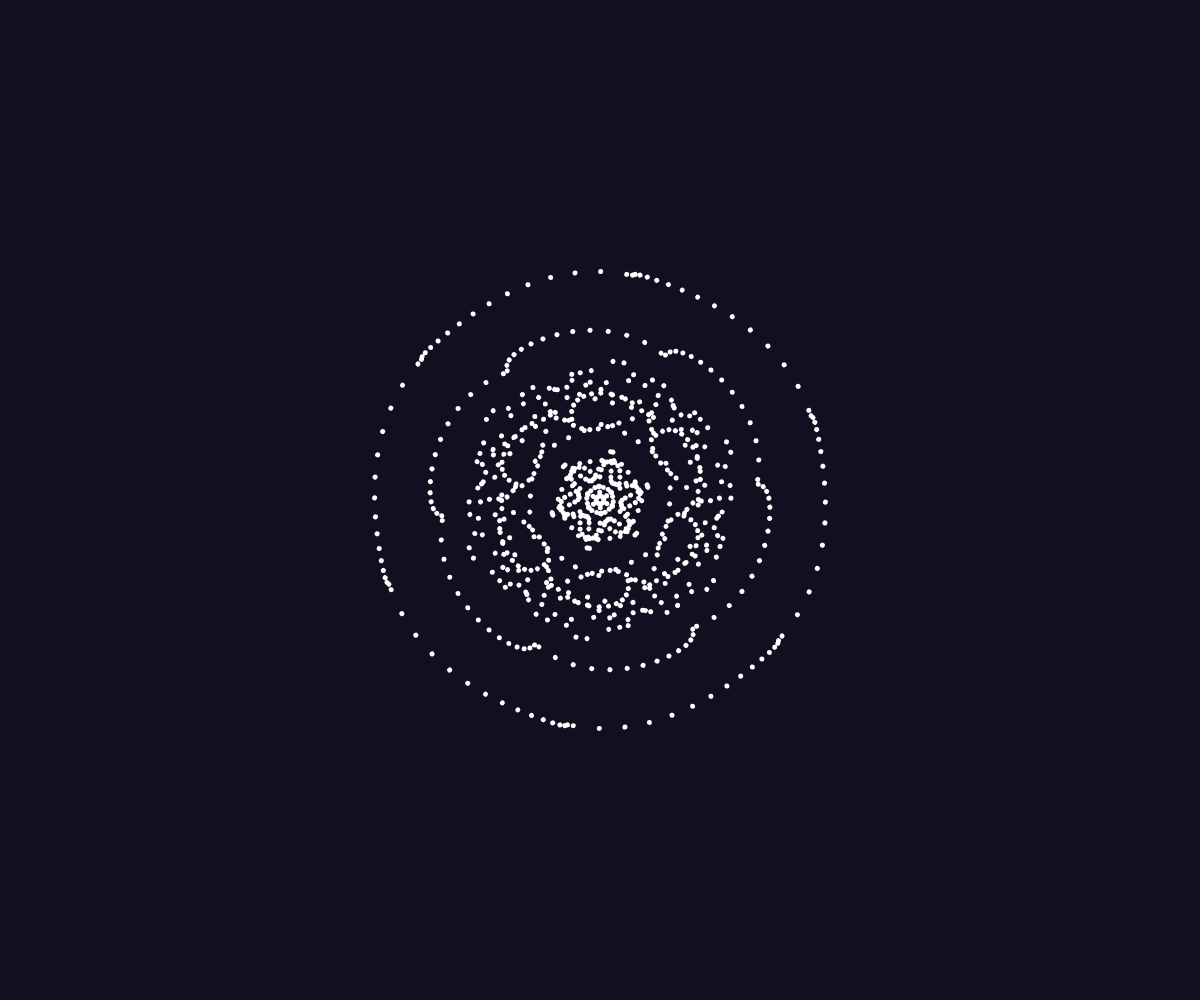
Frame 1 (no input)
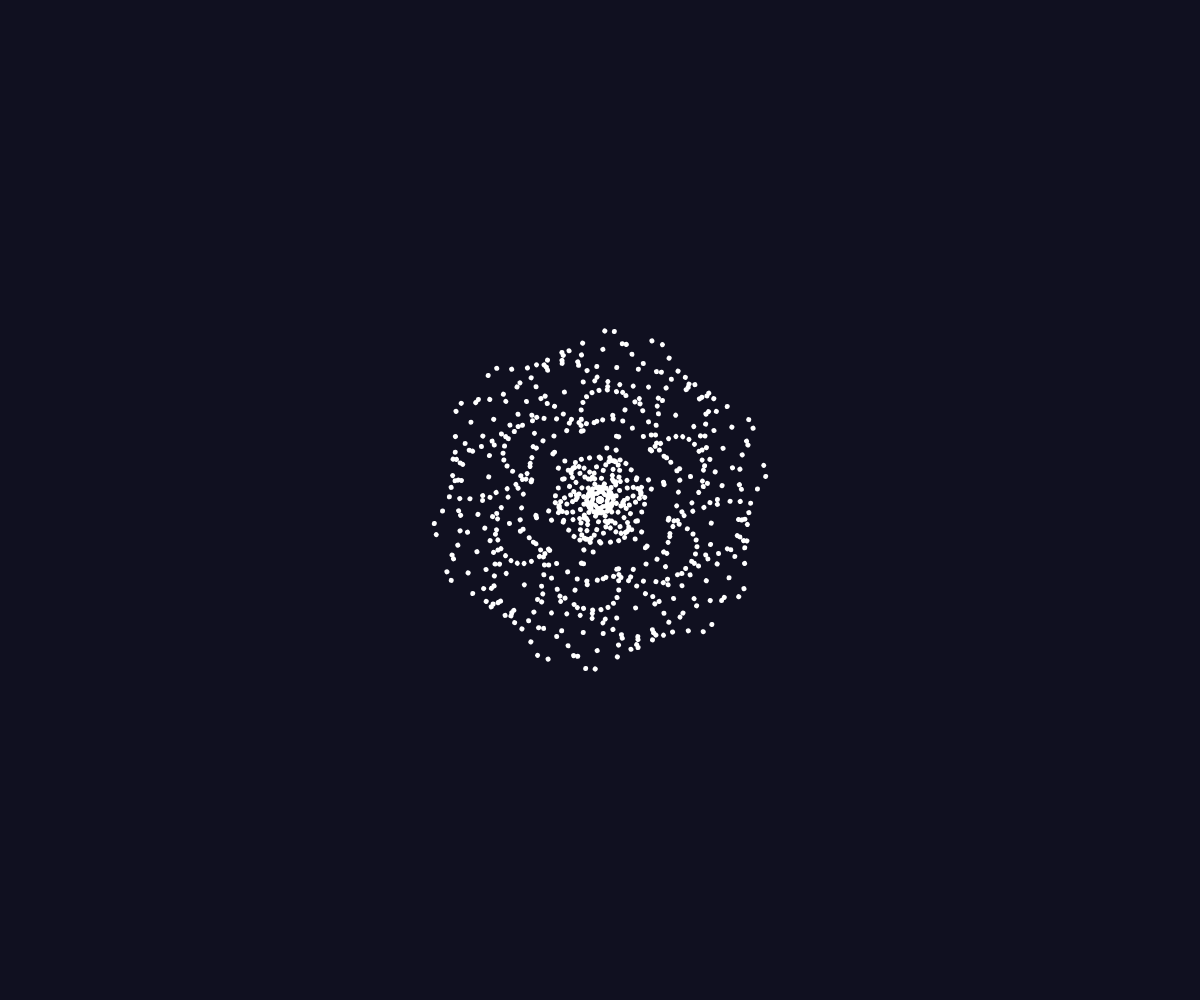
Frame 60 (no input)
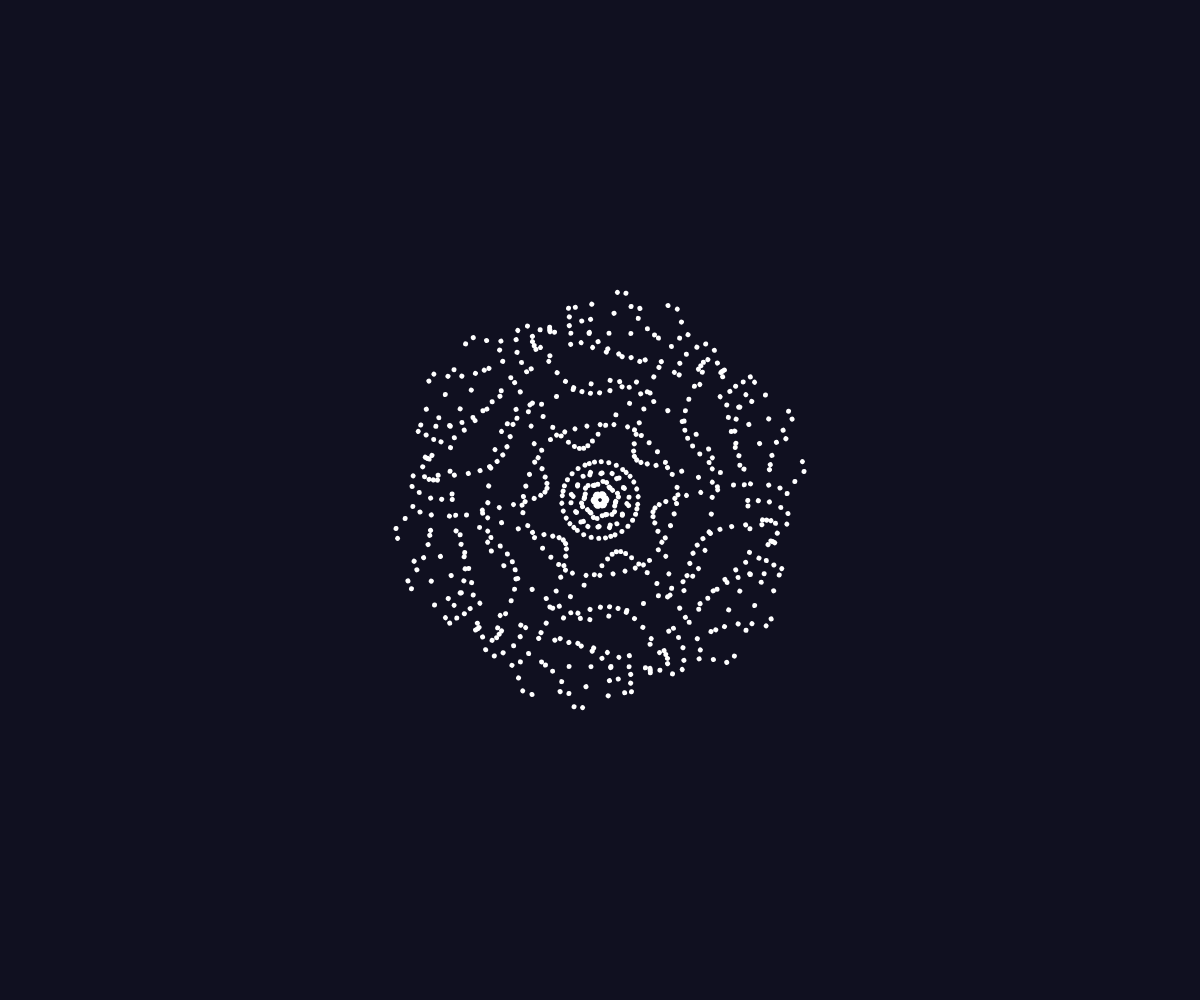
Frame 120 (the mouse pressed at the canvas centre since frame 60)

The p5.js sketch that drew these frames (run headless with seeded random() and noise() and a simulated clock; from frame 60 on, the mouse is pressed at the canvas centre):

// p5.js sketch
// ── sketch.js
var t;

function setup() {
	createCanvas(windowWidth, windowHeight);
	t = -1200;
}

function draw() {
	background(16, 16, 32);
	translate(windowWidth / 2, windowHeight / 2);
	noStroke();
	fill(255);
	for (var theta = 0; theta < 6; theta++) {
		for (var j = 1; j < 16; j++) {
			for (var i = 0; i < j; i++) {
				var x = (i - (j - 1) / 2) * 10;
				var y = j * 8.33;
				var d = dist(x, y, 0, 0);
				push();
				translate(x, y);
				rotate(radians(d + t) * (j + 16) / 24);
				ellipse(x, y, 5, 5);
				pop();
			}
		}
		rotate(PI / 3);
	}
	t++;
}
